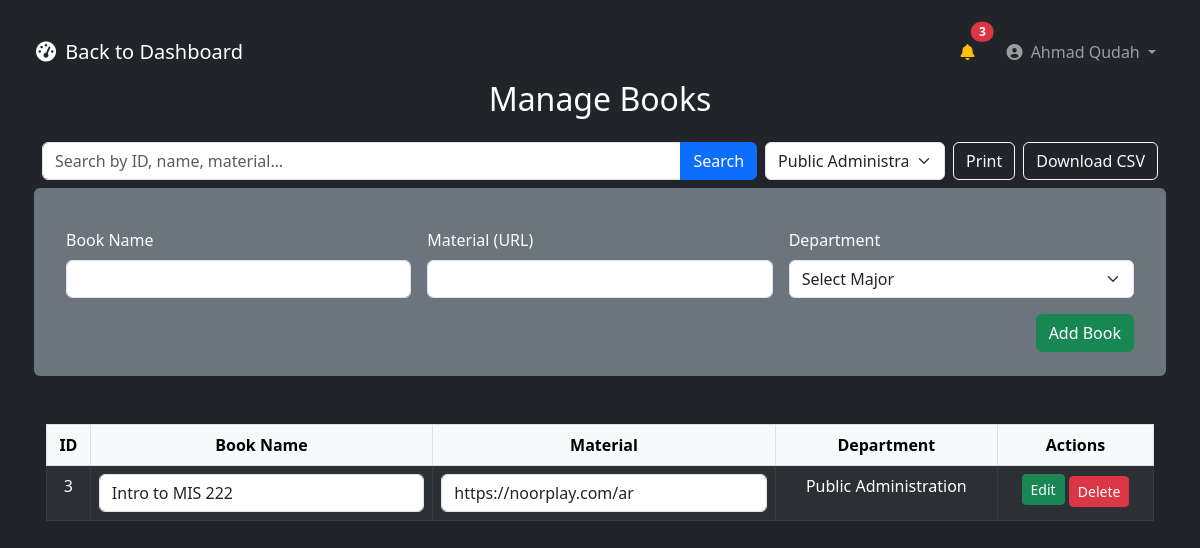
Page /businesshub/admin/manage_books.php?filter=6 (signed in) on the committed database.
### tables this page shows
CREATE TABLE `books` (
  `id` int(11) NOT NULL,
  `department_id` int(11) DEFAULT NULL,
  `book_name` varchar(255) DEFAULT NULL,
  `book_material` text DEFAULT NULL
);

CREATE TABLE `departments` (
  `id` int(11) NOT NULL,
  `department_name` varchar(100) NOT NULL,
  `description` text DEFAULT NULL
);

### businesshub/admin/manage_books.php (the view, shortened to what this page needs)
<?php
include('../includes/db.php');
$filter   = trim($_GET['filter']   ?? '');
$search   = trim($_GET['search']   ?? '');
$whereClauses = [];
if ($filter !== '') {
    $whereClauses[] = "books.department_id = " . (int)$filter;
}
$whereSQL = $whereClauses
           ? "WHERE " . implode(" AND ", $whereClauses)
           : "";
$books       = $conn->query("
    SELECT books.*, departments.department_name
      FROM books
      JOIN departments ON books.department_id = departments.id
      $whereSQL
      ORDER BY books.id DESC
");
$departments = $conn->query("SELECT * FROM departments");
?>
<!DOCTYPE html>
<html lang="en">
<head>
  <link
    href="https://cdn.jsdelivr.net/npm/bootstrap@5.3.0/dist/css/bootstrap.min.css"
    rel="stylesheet"
  >
  <link
    href="https://cdnjs.cloudflare.com/ajax/libs/font-awesome/6.0.0/css/all.min.css"
    rel="stylesheet"
  >
</head>
<body class="bg-dark text-white p-4">
 <?php
include __DIR__ . '/../includes/admin_nav.php'; ?>
  <div class="container">
    <h2 class="mb-4 text-center">Manage Books</h2>
<div class="d-flex mb-4 align-items-center no-print">
  <form method="GET" class="d-flex flex-grow-1 align-items-center me-2">
    <div class="input-group">
      <input
        type="text"
        name="search"
        class="form-control"
        placeholder="Search by ID, name, material…"
        value="<?= htmlspecialchars($search) ?>"
      >
      <button class="btn btn-primary" type="submit">Search</button>
    </div>
    <select
      name="filter"
      class="form-select ms-2"
      style="width: 180px;"
      onchange="this.form.submit()"
    >
      <?php
      mysqli_data_seek($departments,0);
      while($d = mysqli_fetch_assoc($departments)): ?>
        <option
          value="<?= $d['id'] ?>"
          <?= $filter==(string)$d['id']?'selected':'' ?>
        >
          <?= htmlspecialchars($d['department_name']) ?>
        </option>
      <?php endwhile; ?>
    </select>
  </form>
  <button class="btn btn-outline-light me-2" onclick="window.print()">
    Print
  </button>
  <a
    href="?export=csv
      <?= $filter   ? '&filter='.urlencode($filter) : '' ?>
      <?= $search   ? '&search='.urlencode($search) : '' ?>"
    class="btn btn-outline-light"
  >
    Download CSV
  </a>
</div>
    <form method="POST" class="row g-3 bg-secondary p-4 rounded mb-5 no-print">
      <div class="col-md-4">
        <label class="form-label">Book Name</label>
        <input type="text" name="book_name" class="form-control" required>
      </div>
      <div class="col-md-4">
        <label class="form-label">Material (URL)</label>
        <input type="text" name="book_material" class="form-control" required>
      </div>
      <div class="col-md-4">
        <label class="form-label">Department</label>
        <select name="department_id" class="form-select" required>
          <option value="" disabled selected>Select Major</option>
        </select>
      </div>
      <div class="col-12 text-end">
        <button name="add_book" class="btn btn-success">Add Book</button>
      </div>
    </form>
    <div class="table-responsive px-1" >
      <table class="table table-dark table-striped table-bordered text-center ">
        <thead class="table-light">
          <tr>
            <th>ID</th>
            <th>Book Name</th>
            <th>Material</th>
            <th>Department</th>
            <th class="no-print">Actions</th>
          </tr>
        </thead>
        <tbody>
          <?php while($b = mysqli_fetch_assoc($books)): ?>
          <tr>
            <form method="POST">
              <td><?= $b['id'] ?></td>
              <td>
                <input
                  type="text" name="book_name"
                  value="<?= htmlspecialchars($b['book_name']) ?>"
                  class="form-control"
                  required
                >
              </td>
              <td>
                <input
                  type="text" name="book_material"
                  value="<?= htmlspecialchars($b['book_material']) ?>"
                  class="form-control"
                  required
                >
              </td>
              <td><?= htmlspecialchars($b['department_name']) ?></td>
              <td class="no-print">
                <button name="edit_book"  class="btn btn-sm btn-success mb-1">Edit</button>
            </form>
                <form method="POST" class="d-inline">
                  <button
                    name="delete_book"
                    class="btn btn-sm btn-danger"
                    onclick="return confirm('Delete this book?')"
                  >
                    Delete
                  </button>
                </form>
          </tr>
          <?php endwhile; ?>
        </tbody>
      </table>
    </div>
  </div>
</body>
</html>

### rows in the picture
books: id "3", book_name "Intro to MIS 222", book_material "https://noorplay.com/ar", department.department_name "Public Administration"

### other values in the picture
$_SESSION['user_name'] "Ahmad Qudah"
form field filter "Public Administration"
